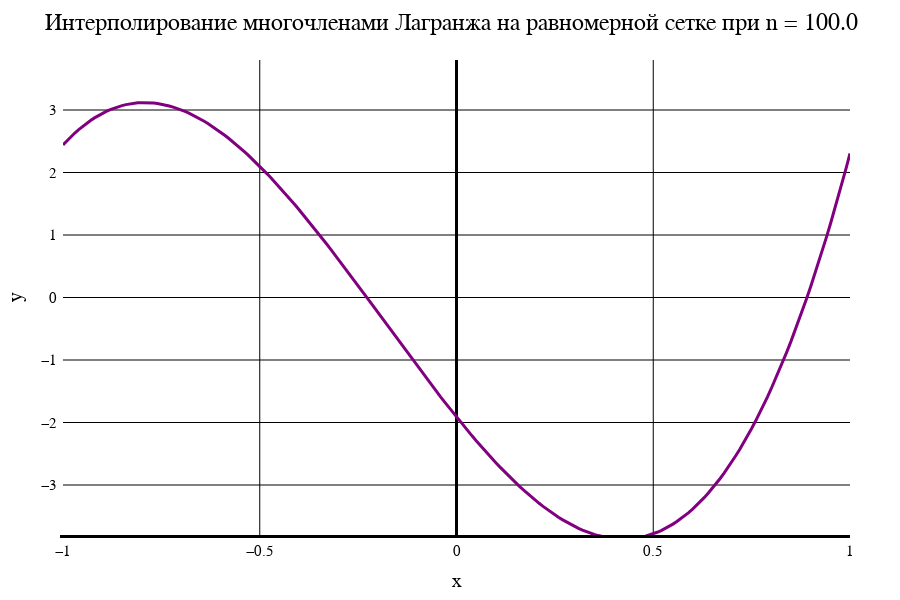

The code cell stored with this chart in its notebook:
### Markdown cell above
Лагранж. Равномерная сетка

### Code cell
data1[1]

### Figure 1 — Plotly figure (JSON) as saved in the notebook; plotly's stock layout.template omitted (floating-point values rounded to 4 significant figures; data arrays with more than 128 entries replaced by an {"elided": "..."} marker saying what was removed)
{"data": [{"line": {"color": "purple", "width": 3}, "mode": "line", "type": "scatter", "x": {"elided": "201 float values"}, "y": {"elided": "201 float values"}}], "layout": {"coloraxis": {"outlinecolor": "black"}, "font": {"color": "black", "family": "Time New Roman"}, "height": 600, "margin": {"b": 50, "l": 50, "r": 50, "t": 60}, "paper_bgcolor": "white", "plot_bgcolor": "white", "title": {"autosize": false, "font": {"color": "black", "family": "Times New Roman", "size": 24}, "paper_bgcolor": "red", "text": "Интерполирование многочленами Лагранжа на равномерной сетке при n = 100.0"}, "width": 900, "xaxis": {"color": "black", "gridcolor": "black", "gridwidth": 1, "linecolor": "black", "linewidth": 3, "tickfont": {"size": 15}, "title": {"font": {"color": "black", "family": "Times New Roman", "size": 20}, "text": "x"}, "zeroline": true, "zerolinecolor": "black", "zerolinewidth": 3}, "yaxis": {"exponentformat": "power", "gridcolor": "black", "gridwidth": 1, "linewidth": 3, "range": [-3.8, 3.8], "tickfont": {"size": 15}, "title": {"font": {"color": "black", "family": "Times New Roman", "size": 20}, "text": "y"}, "zeroline": true, "zerolinecolor": "black", "zerolinewidth": 1}}}
